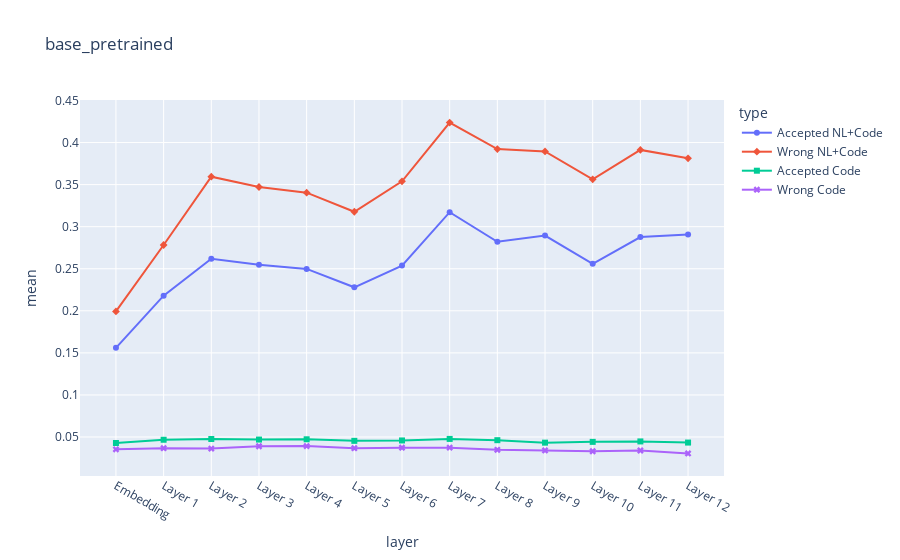

This figure's notebook cell:
### Code cell
# PLOT


fig = px.line(combined_df, x='layer', y='mean', color='type', symbol="type",title='base_pretrained') 
fig.show()

### Figure 1 — Plotly figure (JSON) as saved in the notebook; plotly's stock layout.template omitted (floating-point values rounded to 4 significant figures)
{"data": [{"hovertemplate": "type=Accepted NL+Code<br>layer=%{x}<br>mean=%{y}<extra></extra>", "legendgroup": "Accepted NL+Code", "line": {"color": "#636efa", "dash": "solid"}, "marker": {"symbol": "circle"}, "mode": "lines+markers", "name": "Accepted NL+Code", "orientation": "v", "showlegend": true, "type": "scatter", "x": ["Embedding", "Layer 1", "Layer 2", "Layer 3", "Layer 4", "Layer 5", "Layer 6", "Layer 7", "Layer 8", "Layer 9", "Layer 10", "Layer 11", "Layer 12"], "xaxis": "x", "y": [0.156, 0.218, 0.2619, 0.2548, 0.2498, 0.2279, 0.2537, 0.3172, 0.282, 0.2894, 0.2559, 0.2877, 0.2906], "yaxis": "y"}, {"hovertemplate": "type=Wrong NL+Code<br>layer=%{x}<br>mean=%{y}<extra></extra>", "legendgroup": "Wrong NL+Code", "line": {"color": "#EF553B", "dash": "solid"}, "marker": {"symbol": "diamond"}, "mode": "lines+markers", "name": "Wrong NL+Code", "orientation": "v", "showlegend": true, "type": "scatter", "x": ["Embedding", "Layer 1", "Layer 2", "Layer 3", "Layer 4", "Layer 5", "Layer 6", "Layer 7", "Layer 8", "Layer 9", "Layer 10", "Layer 11", "Layer 12"], "xaxis": "x", "y": [0.1993, 0.2782, 0.3594, 0.3472, 0.3405, 0.3177, 0.3539, 0.4238, 0.3923, 0.3894, 0.3563, 0.3913, 0.3812], "yaxis": "y"}, {"hovertemplate": "type=Accepted Code<br>layer=%{x}<br>mean=%{y}<extra></extra>", "legendgroup": "Accepted Code", "line": {"color": "#00cc96", "dash": "solid"}, "marker": {"symbol": "square"}, "mode": "lines+markers", "name": "Accepted Code", "orientation": "v", "showlegend": true, "type": "scatter", "x": ["Embedding", "Layer 1", "Layer 2", "Layer 3", "Layer 4", "Layer 5", "Layer 6", "Layer 7", "Layer 8", "Layer 9", "Layer 10", "Layer 11", "Layer 12"], "xaxis": "x", "y": [0.04289, 0.04674, 0.04763, 0.04696, 0.04731, 0.04545, 0.0459, 0.04773, 0.04622, 0.04329, 0.04423, 0.04474, 0.04339], "yaxis": "y"}, {"hovertemplate": "type=Wrong Code<br>layer=%{x}<br>mean=%{y}<extra></extra>", "legendgroup": "Wrong Code", "line": {"color": "#ab63fa", "dash": "solid"}, "marker": {"symbol": "x"}, "mode": "lines+markers", "name": "Wrong Code", "orientation": "v", "showlegend": true, "type": "scatter", "x": ["Embedding", "Layer 1", "Layer 2", "Layer 3", "Layer 4", "Layer 5", "Layer 6", "Layer 7", "Layer 8", "Layer 9", "Layer 10", "Layer 11", "Layer 12"], "xaxis": "x", "y": [0.03533, 0.03673, 0.03623, 0.03899, 0.0392, 0.03671, 0.03732, 0.03738, 0.03479, 0.03405, 0.03306, 0.03398, 0.03046], "yaxis": "y"}], "layout": {"legend": {"title": {"text": "type"}, "tracegroupgap": 0}, "title": {"text": "base_pretrained"}, "xaxis": {"anchor": "y", "domain": [0, 1], "title": {"text": "layer"}}, "yaxis": {"anchor": "x", "domain": [0, 1], "title": {"text": "mean"}}}}
